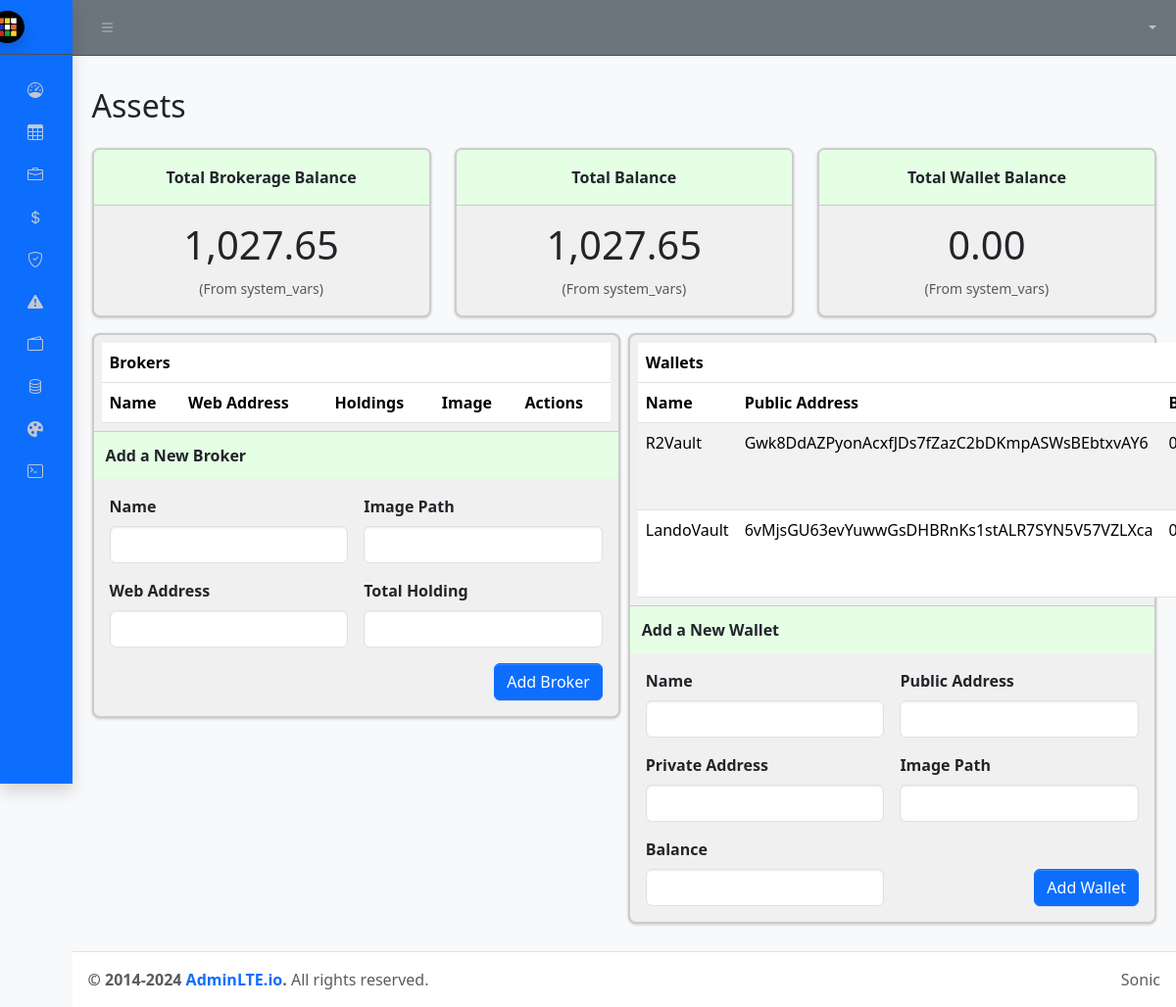
Before: /assets with the older database file.
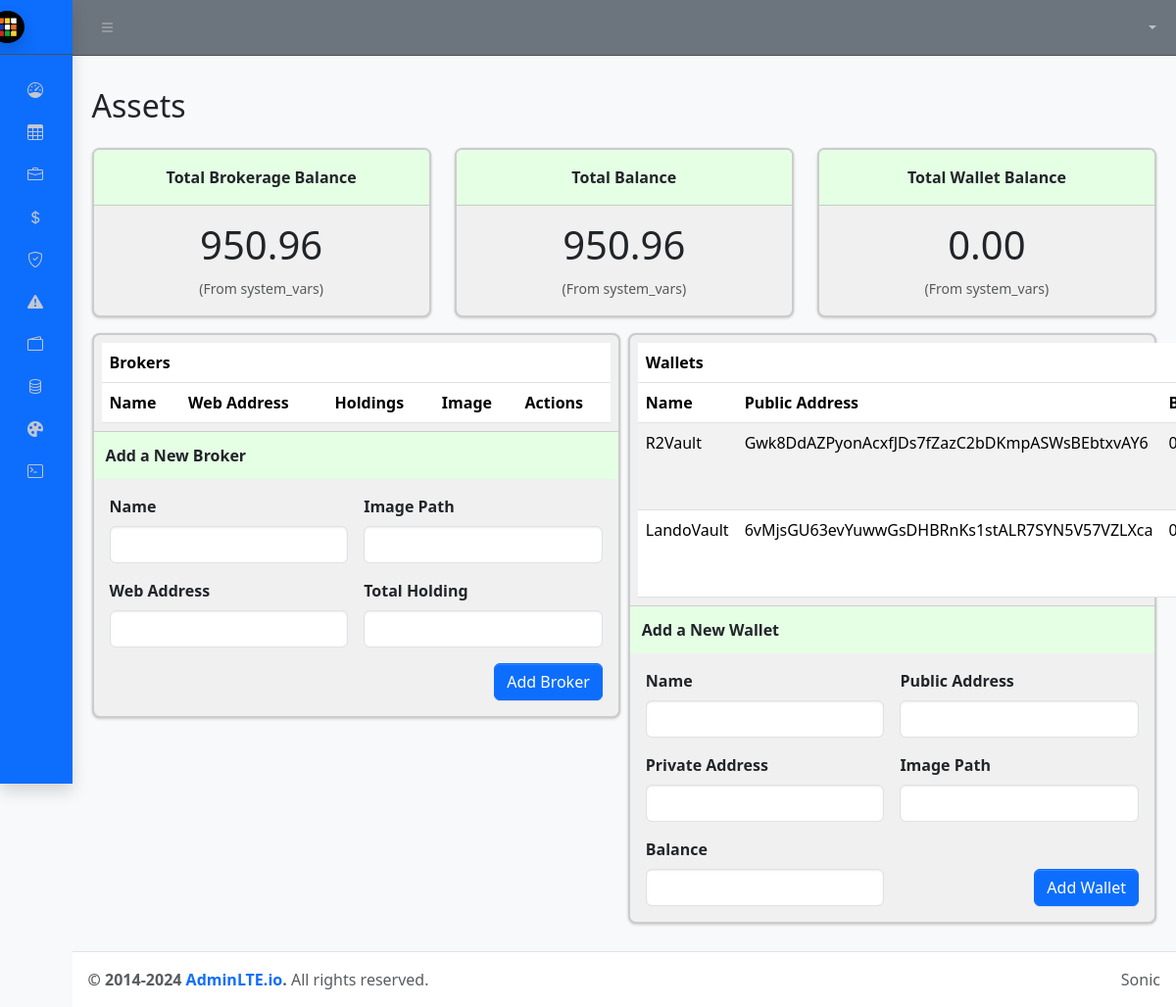
After: the same page with the newer database file.
### tables this page shows
CREATE TABLE system_vars (
                    id INTEGER PRIMARY KEY,
                    last_update_time_positions DATETIME,
                    last_update_positions_source TEXT,
                    last_update_time_prices DATETIME,
                    last_update_prices_source TEXT
                , last_update_time_jupiter DATETIME, last_update_jupiter_source TEXT, total_brokerage_balance REAL DEFAULT 0.0, total_wallet_balance REAL DEFAULT 0.0, total_balance REAL DEFAULT 0.0);

### launch_pad.py (the view)
@app.route("/assets")
def assets():
    dl = DataLocker.get_instance(DB_PATH)
    balance_vars = dl.get_balance_vars()
    total_brokerage_balance = balance_vars.get("total_brokerage_balance", 0.0)
    total_wallet_balance = balance_vars.get("total_wallet_balance", 0.0)
    total_balance = balance_vars.get("total_balance", 0.0)
    brokers = dl.read_brokers()
    wallets = dl.read_wallets()
    return render_template("assets.html",
                           total_brokerage_balance=total_brokerage_balance,
                           total_wallet_balance=total_wallet_balance,
                           total_balance=total_balance,
                           brokers=brokers,
                           wallets=wallets)

### data/data_locker.py (called while the page is built)
    @classmethod
    def get_instance(cls, db_path: Optional[str] = None) -> 'DataLocker':
        if cls._instance is None:
            cls._instance = cls(db_path)
        return cls._instance

    def _init_sqlite_if_needed(self):
        db_dir = os.path.dirname(self.db_path)
        if db_dir and not os.path.exists(db_dir):
            os.makedirs(db_dir, exist_ok=True)
            self.logger.debug(f"Created directory for DB: {db_dir}")
        if self.conn is None:
            self.conn = sqlite3.connect(self.db_path, check_same_thread=False)
            self.conn.row_factory = sqlite3.Row
        if self.cursor is None:
            self.cursor = self.conn.cursor()

    def read_wallets(self) -> List[dict]:
        self._init_sqlite_if_needed()
        self.cursor.execute("SELECT * FROM wallets")
        rows = self.cursor.fetchall()
        results = []
        for r in rows:
            results.append({
                "name": r["name"],
                "public_address": r["public_address"],
                "private_address": r["private_address"],
                "image_path": r["image_path"],
                "balance": float(r["balance"])
            })
        return results

### templates/assets.html (shortened to what the changed rows need)
{% extends "base.html" %}
{% block content %}
<h2 class="text-dark mb-4">Assets</h2>
<div class="row row-cols-1 row-cols-md-3 g-4 mb-3">
  <div class="col">
    <div class="card price-box h-100">
      <div class="card-body text-center">
        <div class="display-4 mb-2">
          {{ "{:,.2f}".format(total_brokerage_balance) }}
        </div>
        <small class="text-muted">(From system_vars)</small>
      </div>
    </div>
  </div>
  <div class="col">
    <div class="card price-box h-100 highlighted-balance">
      <div class="card-body text-center">
        <div class="display-4 mb-2">
          {{ "{:,.2f}".format(total_balance) }}
        </div>
        <small class="text-muted">(From system_vars)</small>
      </div>
    </div>
  </div>
</div>
<div class="row g-2">
  <div class="col-md-6">
    <div class="card assets-card">
      <div class="card-body p-2">
        <table class="table table-striped w-100 mb-0 assets-table">
          <thead>
            <tr class="title-row">
              <th colspan="5">Brokers</th>
            </tr>
            <tr>
              <th>Name</th>
              <th>Web Address</th>
              <th>Holdings</th>
              <th>Image</th>
              <th>Actions</th>
            </tr>
          </thead>
        </table>
      </div>
    </div>
  </div>
  <div class="col-md-6">
    <div class="card assets-card">
      <div class="card-body p-2">
        <table class="table table-striped w-100 mb-0 assets-table">
          <thead>
            <tr class="title-row">
              <th colspan="5">Wallets</th>
            </tr>
            <tr>
              <th>Name</th>
              <th>Public Address</th>
              <th>Balance</th>
            </tr>
          </thead>
        </table>
      </div>
    </div>
  </div>
</div>
{% endblock content %}

Changed rows visible on the page:
changed system_vars: total_brokerage_balance "1,027.65" → "950.96"; total_balance "1,027.65" → "950.96"
